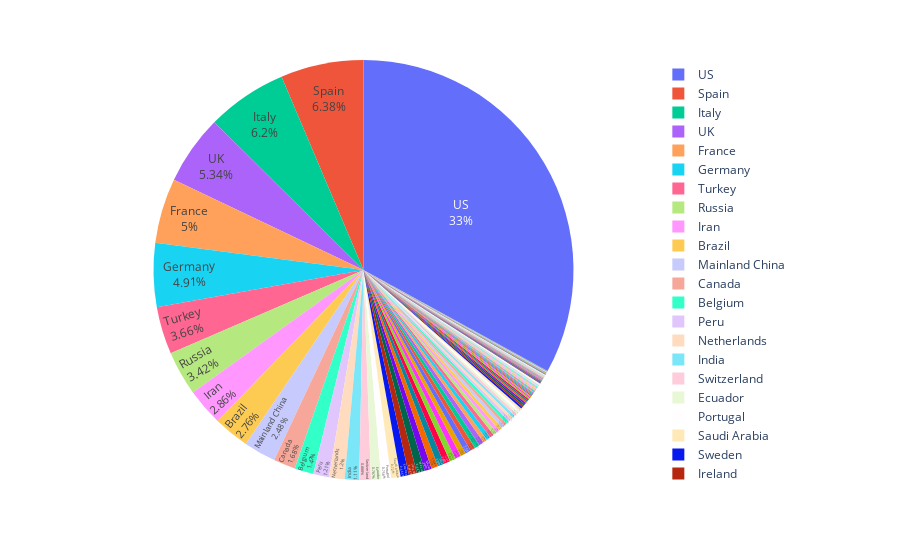

Here is the notebook cell this chart was saved with:
### Code cell
fig = px.pie(df_countries, values='Confirmed', names='Country', height=600)
fig.update_traces(textposition='inside', textinfo='percent+label',)
fig.update_layout(title_x=0.5, geo=dict(showframe=False, showcoastlines=False))
fig.show()

### Figure 1 — Plotly figure (JSON) as saved in the notebook; plotly's stock layout.template omitted (floating-point values rounded to 4 significant figures; data arrays with more than 128 entries replaced by an {"elided": "..."} marker saying what was removed)
{"data": [{"domain": {"x": [0, 1], "y": [0, 1]}, "hovertemplate": "Country=%{label}<br>Confirmed=%{value}<extra></extra>", "labels": {"elided": "213 str values"}, "legendgroup": "", "name": "", "showlegend": true, "textinfo": "percent+label", "textposition": "inside", "type": "pie", "values": {"elided": "213 int values"}}], "layout": {"autosize": true, "geo": {"showcoastlines": false, "showframe": false}, "legend": {"tracegroupgap": 0}, "margin": {"t": 60}, "title": {"x": 0.5}}}
